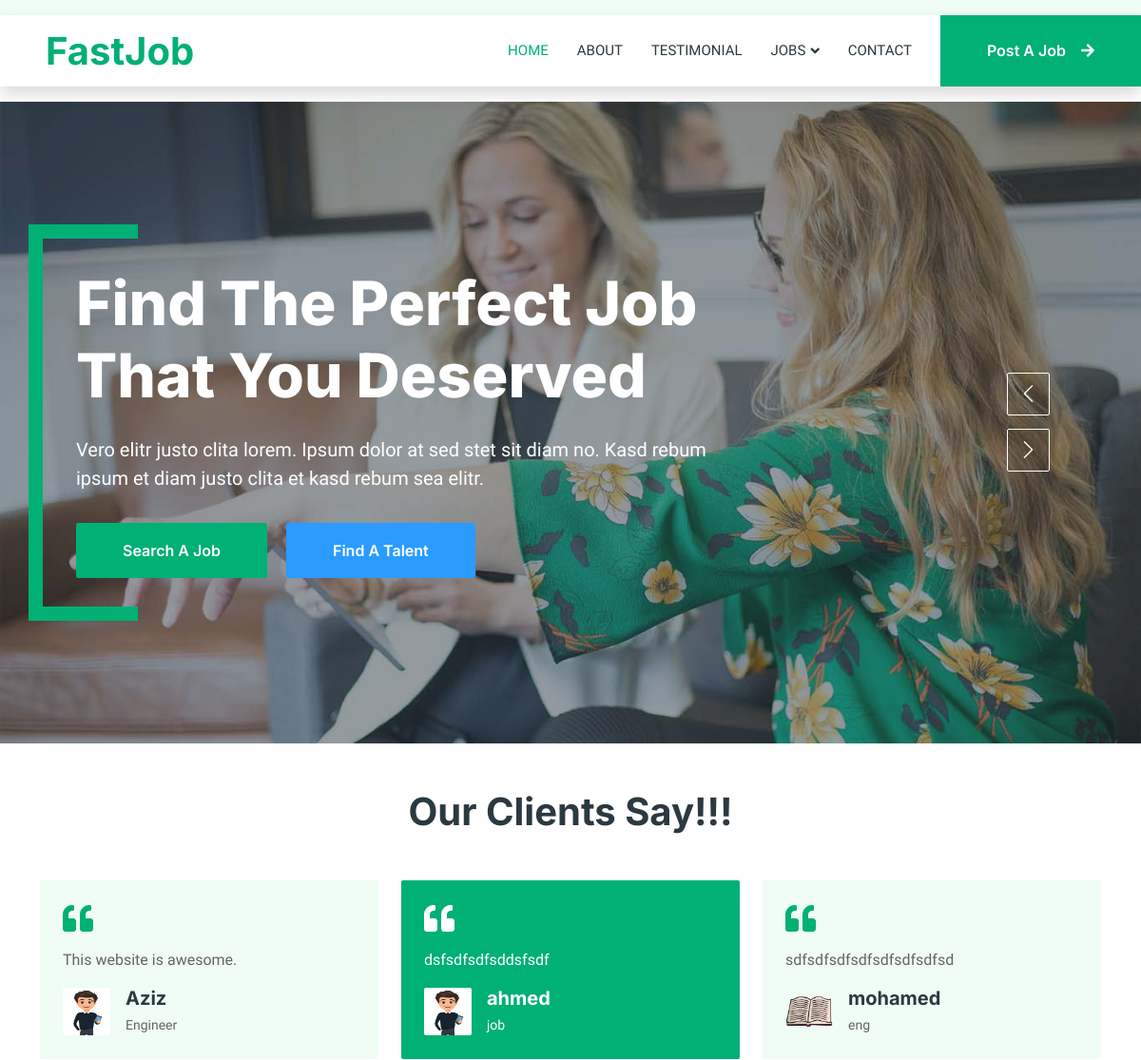
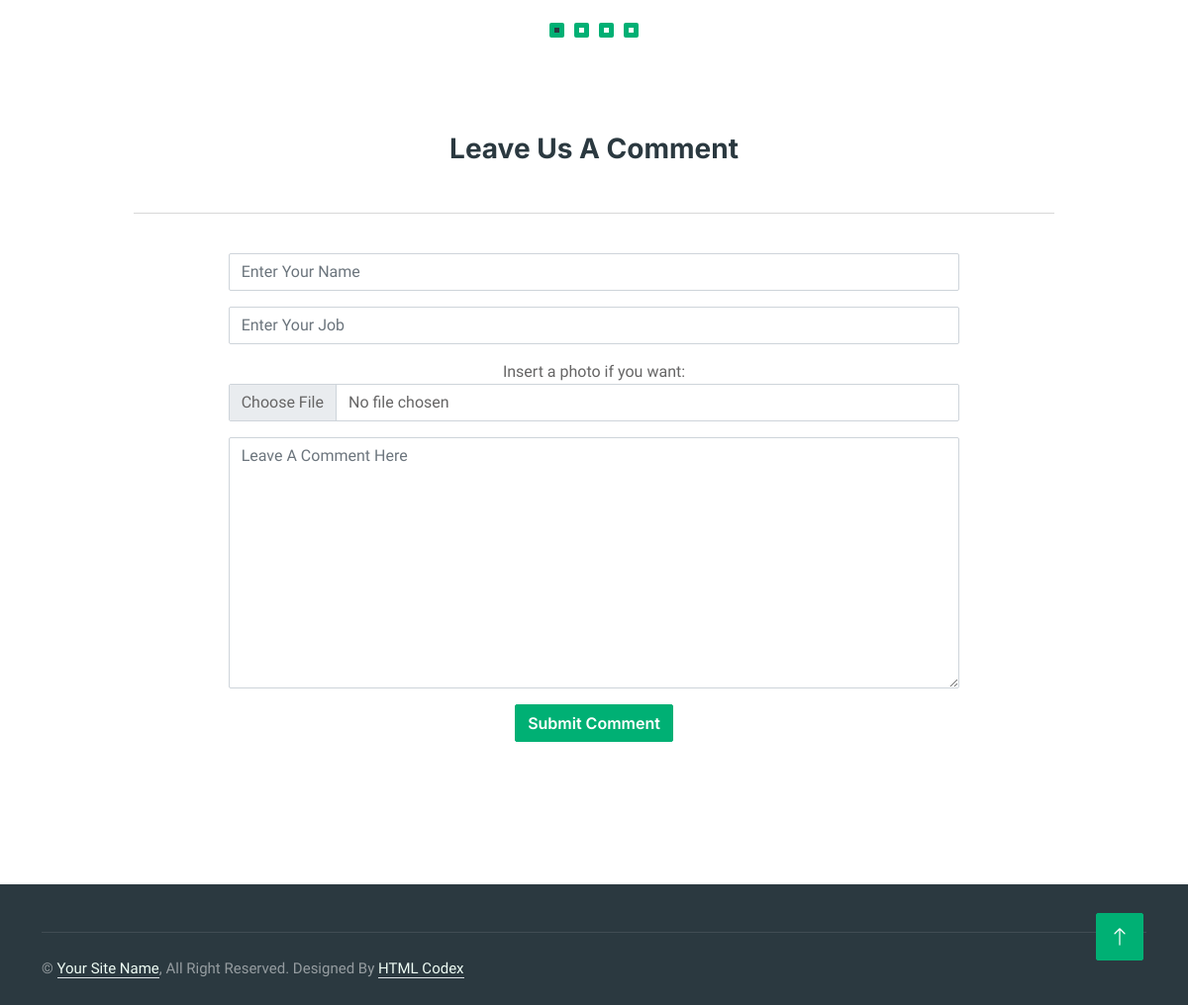
Page /testimonial/ on the committed database (2 pictures, top to bottom).
### core/models.py (models this page shows, shortened)
class Comment(models.Model):
    name = models.CharField(max_length=200)
    job = models.CharField(max_length=200)
    message = models.TextField()
    image = models.ImageField(upload_to='comments_images/', default='avatar.png', null=True, blank=True)
    date = models.DateTimeField(auto_now_add=True)

### core/views.py (the view, shortened to what this page needs)
# urls.py: path('testimonial/', views.testimonial, name='testimonial'),
def testimonial(request):
    form = forms.CommentForm(request.POST or None, request.FILES or None)
    comments = models.Comment.objects.all()
    randomlist = []
    for i in range(0, 100):
        n = random.randint(0, len(comments)-1 )
        if len(randomlist) < 4:
            if n not in randomlist:
                randomlist.append(n)
    comment_1 = comments[randomlist[0]]
    comment_2 = comments[randomlist[1]]
    comment_3 = comments[randomlist[2]]
    comment_4 = comments[randomlist[3]]
    context = {
        'form' : form,
        'comment_1' : comment_1,
        'comment_2' : comment_2,
        'comment_3' : comment_3,
        'comment_4' : comment_4,
    }
    return render(request, 'core/testimonial.html', context)

### core/forms.py
class CommentForm(forms.Form):
        name = forms.CharField(widget=forms.TextInput(attrs={
        'class': 'form-control',
        'type' : 'text',
        'size': "200",
        'placeholder': "Enter Your Name",
        }))
        job = forms.CharField(widget=forms.TextInput(attrs={
        'class': 'form-control',
        'type' : 'text',
        'size': "200",
        'placeholder': "Enter Your Job",
        }))
        message = forms.CharField(widget=forms.Textarea(attrs={
        'class': "form-control",
        'cols': "6",
        'placeholder': 'Leave A Comment Here'
            }))
        image = forms.ImageField(required=False, widget=forms.FileInput(attrs={
            'class': 'form-control bg-white',
        }))

### templates/core/testimonial.html (shortened to what this page needs)
{% extends 'partials/base.html' %}
{% load static %}
{% block content %}
<div class="container-xxl py-5 wow fadeInUp" data-wow-delay="0.1s">
    <div class="container">
        <h1 class="text-center mb-5">Our Clients Say!!!</h1>
        <div class="owl-carousel testimonial-carousel">
            <div class="testimonial-item bg-light rounded p-4">
                <i class="fa fa-quote-left fa-2x text-primary mb-3"></i>
                <p>{{comment_1.message}}</p>
                <div class="d-flex align-items-center">
                    {% if comment_1.image %}
                    <img class="img-fluid flex-shrink-0 rounded" src="{{comment_1.image.url}}" style="width: 50px; height: 50px;">
                    {% else %}
                    <img class="img-fluid flex-shrink-0 rounded" src="{% static 'img/avatar.png' %}" style="width: 50px; height: 50px;">
                    {% endif %}
                    <div class="ps-3">
                        <h5 class="mb-1">{{comment_1.name}}</h5>
                        <small>{{comment_1.job}}</small>
                    </div>
                </div>
            </div>
            <div class="testimonial-item bg-light rounded p-4">
                <i class="fa fa-quote-left fa-2x text-primary mb-3"></i>
                <p>{{comment_2.message}}</p>
                <div class="d-flex align-items-center">
                    {% if comment_2.image %}
                    <img class="img-fluid flex-shrink-0 rounded" src="{{comment_2.image.url}}" style="width: 50px; height: 50px;">
                    {% else %}
                    <img class="img-fluid flex-shrink-0 rounded" src="{% static 'img/avatar.png' %}" style="width: 50px; height: 50px;">
                    {% endif %}
                    <div class="ps-3">
                        <h5 class="mb-1">{{comment_2.name}}</h5>
                        <small>{{comment_2.job}}</small>
                    </div>
                </div>
            </div>
            <div class="testimonial-item bg-light rounded p-4">
                <i class="fa fa-quote-left fa-2x text-primary mb-3"></i>
                <p>{{comment_4.message}}</p>
                <div class="d-flex align-items-center">
                    {% if comment_4.image %}
                    <img class="img-fluid flex-shrink-0 rounded" src="{{comment_4.image.url}}" style="width: 50px; height: 50px;">
                    {% else %}
                    <img class="img-fluid flex-shrink-0 rounded" src="{% static 'img/avatar.png' %}" style="width: 50px; height: 50px;">
                    {% endif %}
                    <div class="ps-3">
                        <h5 class="mb-1">{{comment_4.name}}</h5>
                        <small>{{comment_4.job}}</small>
                    </div>
                </div>
            </div>
        </div>
    </div>
<div class="container-xxl py-5">
    <div class="container">
        <h3 class="text-center mb-5 mt-5 wow fadeInUp" data-wow-delay="0.1s">Leave Us A Comment</h3>
        <hr class="col-12 col-sm-10" style="margin-left: auto; margin-right: auto">
        <br>
        <div class="tab-class text-center wow fadeInUp" data-wow-delay="0.3s">
            <div class="tab-content">
                <div id="tab-1" class="tab-pane fade show p-0 active">
                    <form method="POST" action="." enctype="multipart/form-data">
                        <div class="row g-3">
                            <div class="col-12 col-sm-8" style="margin-left: auto; margin-right: auto">
                                <div class="form-group">
                                    {{form.name}}
                                </div>
                            </div>
                            <div class="col-12 col-sm-8" style="margin-left: auto; margin-right: auto">
                                <div class="form-group">
                                    {{form.job}}
                                </div>
                            </div>
                            <div class="col-12 col-sm-8" style="margin-left: auto; margin-right: auto">
                                <div class="form-group">
                                    <label>Insert a photo if you want: </label>
                                    {{form.image}}
                                </div>
                            </div>
                            <div class="col-2 col-sm-8" style="margin-left: auto; margin-right: auto">
                                <div class="form-group">
                                    {{form.message}}
                                </div>
                            </div>
                            <div class="col-12">
                                <input type="submit" value="Submit Comment" class="btn btn-primary">
                            </div>
                        </div>
                    </form>
                </div>
            </div>
        </div>
    </div>
</div>
</div>
{% endblock content %}

### static/css/style.css (style rules this page uses)
:root { --primary: #00B074; --secondary: #2B9BFF; --light: #EFFDF5; --dark: #2B3940; }
.btn { font-family: 'Inter', sans-serif; font-weight: 600; transition: .5s; }
.btn.btn-primary, .btn.btn-secondary { color: #FFFFFF; }
.testimonial-carousel .owl-item .testimonial-item, .testimonial-carousel .owl-item.center .testimonial-item * { transition: .5s; }
.testimonial-carousel .owl-item.center .testimonial-item { background: var(--primary) !important; }
.testimonial-carousel .owl-item.center .testimonial-item * { color: #FFFFFF !important; }

### rows in the picture
Comment: message "dsfsdfsdfsddsfsdf", image (picture), name "ahmed", job "job"
Comment: message "sdfsdfsdfsdfsdfsdfsdfsd", image (picture), name "mohamed", job "eng"
Comment: message "This website is awesome.", image (picture), name "Aziz", job "Engineer"
